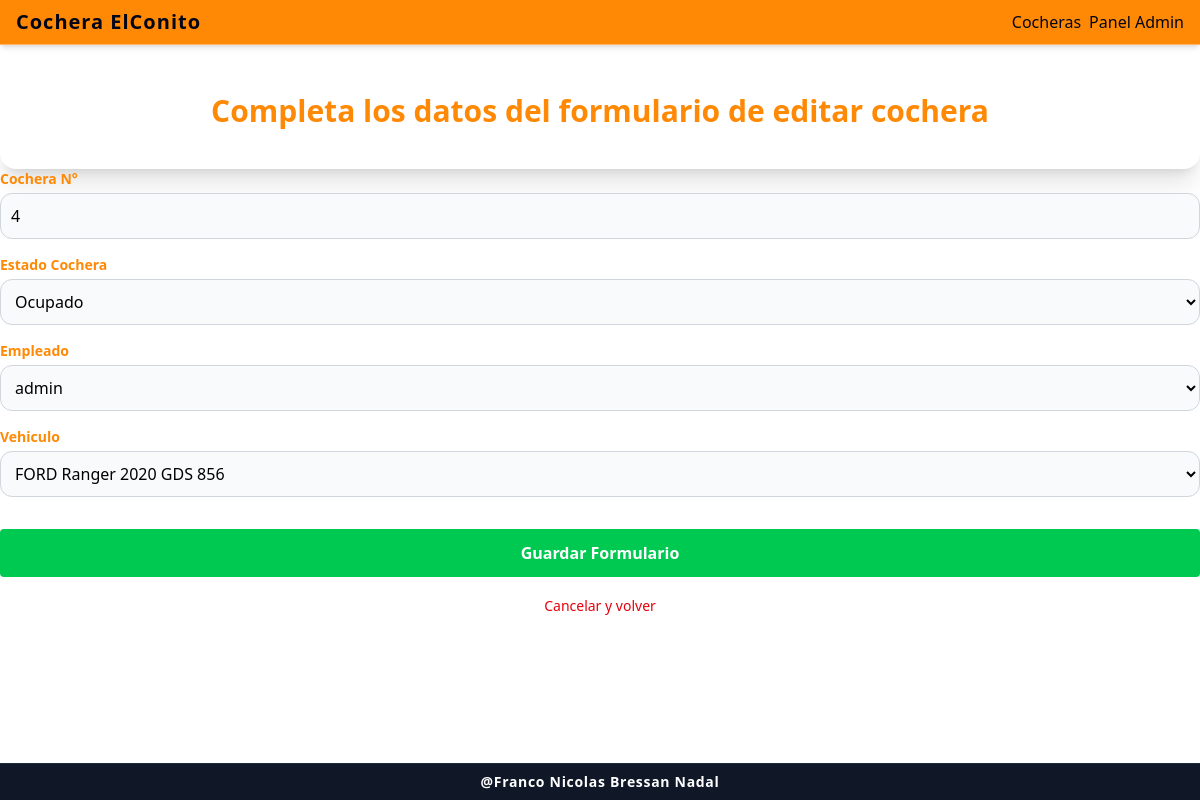
The page /gestion/editar/4 on the database its author committed.
### gestion/models.py (models this page shows, shortened)
class Spot (models.Model):
    ESTADO_CHOICES= [
        ('LIBRE', "Libre"),
        ('OCUPADO', 'Ocupado')
    ]
    numero=models.IntegerField(verbose_name="Cochera N°", unique=True,)
    estado = models.CharField(max_length=10, choices=ESTADO_CHOICES, default='LIBRE', verbose_name="Estado Cochera")
    ingreso=models.DateTimeField(auto_now=True, verbose_name="Fecha de Entrada", blank=True, null=True)
    responsable=models.ForeignKey(User, default=None, on_delete=models.SET_NULL, blank=True, null=True, verbose_name="Empleado")
    vehiculo=models.ForeignKey(Vehiculo, on_delete=models.SET_NULL, blank=True, null=True)

### gestion/views.py (the view)
# urls.py: path('editar/<int:id>', views.editar_cochera, name='editar_cochera'),
def editar_cochera (request, id):
    spot = get_object_or_404(Spot, id=id)
    if request.method == "POST":
        form = SpotForm(request.POST, instance=spot)
        if form.is_valid():
            form.save()
            return redirect ('list_cocheras')
    else:
        form = SpotForm(instance=spot)
    return render(request, 'gestion/form.html', {'form':form, 'titulo_form':'Completa los datos del formulario de editar cochera'}) #AGREGAAAAAAAAAAR RUTAAAAAAAAAAAAAAAAA

### gestion/forms.py
class SpotForm(forms.ModelForm):
    class Meta:
        model = Spot
        fields = [
            "numero",
            "estado",
            "responsable",
            "vehiculo"
            ]
    def __init__(self, *args, **kwargs):
        super().__init__(*args, **kwargs)
        for field in self.fields.values():
            field.widget.attrs.update({
                'class': 'w-full border border-gray-300 rounded-xl p-2.5 bg-slate-50 focus:border-orange-400',
                'placeholder': f'Ingrese {field.label.lower()}',
            })

### gestion/models.py (called while the page is built)
    def __str__(self):
        return f"{self.marca} {(self.patente)}"

### templates/gestion/form.html (shortened to what this page needs)
    {% extends 'base.html' %}
    {% block content %}
    <div class="max-w mx-auto bg-white p-8 rounded-2xl shadow-xl border-orange-500 mt-4">
        <h1 class="text-3xl font-bold text-orange-400 mb-2 text-center">{{ titulo_form }}</h1>
    </div>
    <form method="POST" class="space-y-4">
        {% for field in form %}
        <div>
            <label class="block text-sm font-bold text-orange-400 mb-1">
                {{ field.label }}
            </label>
            {{ field }}
        </div>
        {% endfor %}
        <button type="submit" class="w-full bg-green-500 hover:bg-green-700 text-white font-bold py-3 rounded-sm mt-4 cursor-pointer">
            Guardar Formulario
        </button>
    </form>
    <div class="text-center my-4">
        <a href="{% url 'list_cocheras' %}" class="text-sm text-red-600 hover:underline">
            Cancelar y volver
        </a>
    </div>
    {% endblock %}

### rows shown on the page
Spot: form "4" "Ocupado" "admin" "FORD Ranger 2020 GDS 856"

### other values the page prints
{{ titulo_form }} "Completa los datos del formulario de editar cochera"
{{ field.label }} "Cochera N°" "Estado Cochera" "Empleado" "Vehiculo"
